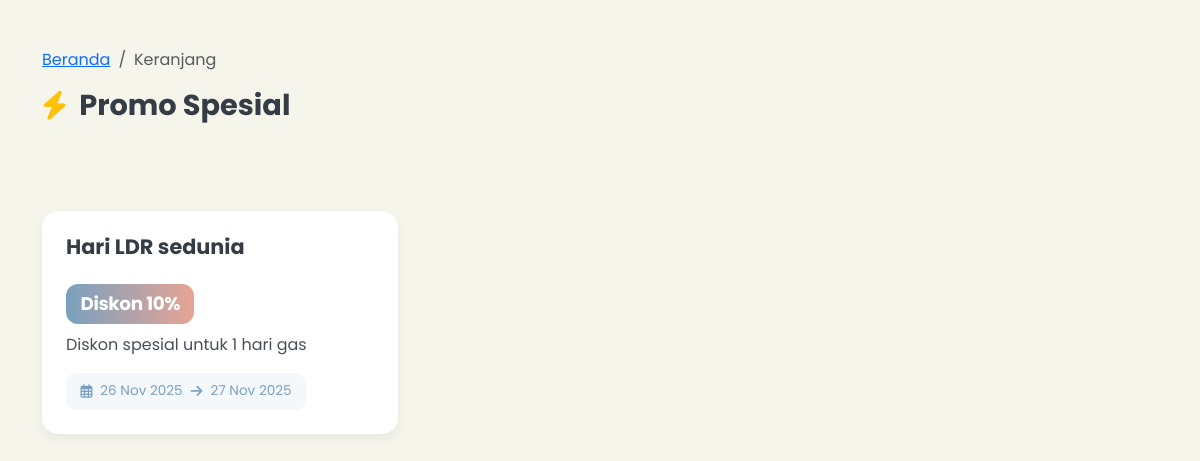
Page /public/index.php?page=promotions on the committed database.
### tables this page shows
CREATE TABLE `promotions` (
  `id` int(11) NOT NULL,
  `name` varchar(150) NOT NULL COMMENT 'Nama promo',
  `type` enum('seasonal','bundle','referral','flash_sale') NOT NULL COMMENT 'Jenis promo',
  `discount` decimal(5,2) NOT NULL DEFAULT 0.00 COMMENT 'Diskon (%)',
  `start_date` date DEFAULT NULL COMMENT 'Mulai',
  `end_date` date DEFAULT NULL COMMENT 'Berakhir',
  `description` text DEFAULT NULL COMMENT 'Detail promo'
);

### app/controllers/PromotionController.php (called while the page is built, shortened)
<?php
require_once __DIR__ . '/../models/Promotions.php';
class PromotionController
{
    private $promoModel;
    public function __construct()
    {
        $this->promoModel = new Promotions();
    }
    public function listPublic()
    {
        $promos = $this->promoModel->all();
        include __DIR__ . '/../views/landing/promotions.php';
    }
}

### app/models/DB.php (called while the page is built, shortened)
<?php
class DB
{
    private static $instance = null;
    private function __construct()
    {
        $cfg = include __DIR__ . '/../../config/database.php';
        $dsn = "mysql:host={$cfg['DB_HOST']};dbname={$cfg['DB_NAME']};charset={$cfg['DB_CHAR']}";
        $options = [
            PDO::ATTR_ERRMODE => PDO::ERRMODE_EXCEPTION,
            PDO::ATTR_DEFAULT_FETCH_MODE => PDO::FETCH_ASSOC,
            PDO::ATTR_PERSISTENT => false,
        ];
        try {
            $this->pdo = new PDO($dsn, $cfg['DB_USER'], $cfg['DB_PASS'], $options);
        } catch (PDOException $e) {
            error_log("Database connection failed: " . $e->getMessage());
            die("⚠️ Tidak dapat terhubung ke database. Silakan periksa konfigurasi.");
        }
    }
    public static function getInstance()
    {
        if (!self::$instance) {
            self::$instance = new DB();
        }
        return self::$instance->pdo;
    }
}

### config/database.php (called while the page is built, shortened)
<?php
return [
    'DB_HOST' => '127.0.0.1',
    'DB_NAME' => 'ruang_rasa',
    'DB_USER' => 'root',
    'DB_PASS' => 'Root@1234',
    'DB_CHAR' => 'utf8mb4',
];

### app/models/Promotions.php (called while the page is built, shortened)
<?php
require_once __DIR__ . '/DB.php';
class Promotions
{
    private $db;
    public function __construct()
    {
        $this->db = DB::getInstance();
    }
    public function all()
    {
        $stmt = $this->db->prepare("SELECT * FROM promotions ORDER BY start_date DESC");
        $stmt->execute();
        return $stmt->fetchAll(PDO::FETCH_ASSOC);
    }
}

### app/views/landing/promotions.php (the view, shortened to what this page needs)
<!doctype html>
<html lang="id">
<head>
    <link href="https://cdn.jsdelivr.net/npm/bootstrap@5.3.2/dist/css/bootstrap.min.css" rel="stylesheet">
    <link rel="stylesheet" href="https://cdnjs.cloudflare.com/ajax/libs/font-awesome/6.5.0/css/all.min.css">
</head>
<body>
    <div class="container py-4">
        <nav aria-label="breadcrumb" class="mb-3">
            <ol class="breadcrumb">
                <li class="breadcrumb-item"><a href="?page=landing">Beranda</a></li>
                <li class="breadcrumb-item active" aria-current="page">Keranjang</li>
            </ol>
        </nav>
        <div class="d-flex flex-column flex-md-row justify-content-between align-items-md-center mb-5">
            <h2 class="promo-header">
                <i class="fas fa-bolt text-warning" aria-hidden="true"></i> Promo Spesial
            </h2>
        </div>
        <?php if (empty($promos)): ?>
            <div class="text-center py-5">
                <i class="fas fa-gift fa-2x text-muted mb-3" aria-hidden="true"></i>
                <p class="text-muted">Saat ini belum ada promo aktif.</p>
                <p class="text-muted">Cek kembali nanti — kami sering menghadirkan kejutan untuk pasangan LDR! 💞</p>
            </div>
        <?php else: ?>
            <div class="row g-4">
                <?php foreach ($promos as $p): ?>
                    <div class="col-md-4">
                        <div class="promo-card" role="region" aria-labelledby="promo-title-<?= (int) $p['id'] ?>">
                            <div class="card-body">
                                <h5 id="promo-title-<?= (int) $p['id'] ?>" class="card-title">
                                    <?= htmlspecialchars($p['name'], ENT_QUOTES, 'UTF-8') ?>
                                </h5>
                                <div class="discount-badge" aria-label="Diskon <?= (int) $p['discount'] ?> persen">
                                    Diskon <?= (int) $p['discount'] ?>%
                                </div>
                                <p class="promo-description">
                                    <?= htmlspecialchars($p['description'], ENT_QUOTES, 'UTF-8') ?>
                                </p>
                                <div class="promo-period"
                                    aria-label="Berlaku dari <?= htmlspecialchars(date('d M Y', strtotime($p['start_date'])), ENT_QUOTES, 'UTF-8') ?> hingga <?= htmlspecialchars(date('d M Y', strtotime($p['end_date'])), ENT_QUOTES, 'UTF-8') ?>">
                                    <i class="far fa-calendar-alt" aria-hidden="true"></i>
                                    <?= htmlspecialchars(date('d M Y', strtotime($p['start_date'])), ENT_QUOTES, 'UTF-8') ?>
                                    <i class="fas fa-arrow-right" aria-hidden="true"></i>
                                    <?= htmlspecialchars(date('d M Y', strtotime($p['end_date'])), ENT_QUOTES, 'UTF-8') ?>
                                </div>
                            </div>
                        </div>
                    </div>
                <?php endforeach; ?>
            </div>
        <?php endif; ?>
    </div>
</body>
</html>

### app/views/landing/promotions.php (style rules this page uses)
:root { --off-white: #F5F5EC; --soft-blue: #79A1BF; --soft-peach: #E7A494; --dark-grey: #343D46; }
body { background-color: var(--off-white); font-family: 'Poppins', sans-serif; color: var(--dark-grey); padding: 1.5rem 0; }
.promo-header { font-weight: 700; font-size: 1.8rem; color: var(--dark-grey); margin-bottom: 2.5rem; display: flex; align-items: center; gap: 0.75rem; }
.promo-card { border: none; border-radius: 16px; box-shadow: 0 4px 12px rgba(0, 0, 0, 0.06); transition: transform 0.2s, box-shadow 0.2s; background: white; height: 100%; }
.card-body { padding: 1.5rem; }
.card-title { font-weight: 700; font-size: 1.3rem; color: var(--dark-grey); margin-bottom: 1rem; }
.discount-badge { background: linear-gradient(to right, var(--soft-blue), var(--soft-peach)); color: white; font-weight: 700; padding: 0.4rem 0.9rem; border-radius: 12px; display: inline-block; font-size: 1.15rem; margin: 0.5rem 0; letter-spacing: -0.02em; }
.promo-description { color: var(--dark-grey); opacity: 0.9; line-height: 1.6; margin-bottom: 1rem; }
.promo-period { background-color: rgba(121, 161, 191, 0.08); color: var(--soft-blue); padding: 0.5rem 0.9rem; border-radius: 10px; font-size: 0.85rem; display: inline-flex; align-items: center; gap: 0.5rem; }

### rows in the picture
promotions: name "Hari LDR sedunia", discount "10", description "Diskon spesial untuk 1 hari gas", start_date "26 Nov 2025", end_date "27 Nov 2025"
